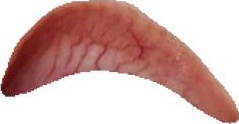
#> input picture app/prediction/DHA-prediction-2/datasets/unet/train/2612.jpg, 239 x 124 px; its folder holds only this picture in this run
$ python cropped.py
#> lines starting #> are read from the running program, lines starting #| are printed output that depends on the picture; after the words box and inside, x2 and y2 are one past the last pixel; in counts of white or black regions, pixels touching at a corner belong together
import cv2
import numpy as np
import os


#非白区域最小外接矩阵裁剪
def cropped_image2(filename):
#> called with filename = './datasets/unet/train/2612.jpg'
    image = cv2.imread(filename)
#> image is the input picture: shape (124, 239, 3); mean B, G, R 171, 175.1, 209.9
    gray = cv2.cvtColor(image, cv2.COLOR_BGR2GRAY)
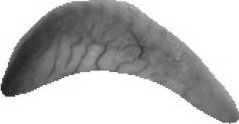
#> gray: shape (124, 239); min 25, max 255, mean 185

    # 使用阈值将非白色区域设为255（白色），其他区域设为0（黑色）
    _, threshold = cv2.threshold(gray, 200, 255, cv2.THRESH_BINARY_INV)
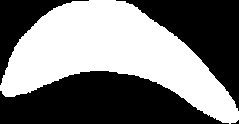
#> threshold: shape (124, 239); 47.6% white; 1 white region
    # 寻找非白色区域的轮廓
    contours, _ = cv2.findContours(threshold, cv2.RETR_EXTERNAL, cv2.CHAIN_APPROX_SIMPLE)
#> contours = 1 contour; box (x1, y1, x2, y2) and area: (0, 0, 239, 124) 13812

    if contours:
        largest_contour = max(contours, key=cv2.contourArea)
#> largest_contour = contour of 251 points, box (x1, y1, x2, y2) (0, 0, 239, 124), area 13812
        x, y, w, h = cv2.boundingRect(largest_contour)
#> x = 0; y = 0; w = 239; h = 124
        # 裁剪图像
        cropped_image = image[y:y+h, x:x+w]
        return cropped_image,True
    else:
        return None, False

input_folder = "./datasets/unet/train/"
output_folder = "./datasets/unet/train_crop/"
os.makedirs(output_folder, exist_ok=True)
for filename in os.listdir(input_folder):
    if filename.endswith(".jpg") :
        # 构建图像文件的完整路径
        input_path = os.path.join(input_folder, filename)
        # 读取图像
        # image = cv2.imread(input_path)
        crop_image,result=cropped_image2(input_path)
#> result = True
        if result:

            output_path = os.path.join(output_folder, filename)
            print(output_path)

        # 保存裁剪后的图像
            cv2.imwrite(output_path, crop_image)
        else:
            continue

$ run again, on app/prediction/DHA-prediction-2/datasets/unet/train/7377.jpg
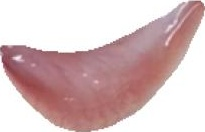
#> input picture app/prediction/DHA-prediction-2/datasets/unet/train/7377.jpg, 205 x 132 px
#> in cropped_image2, image is the input picture: shape (132, 205, 3); mean B, G, R 189.7, 188.6, 214.2
#> in cropped_image2, `gray = cv2.cvtColor(image, cv2.COLOR_BGR2GRAY)`:
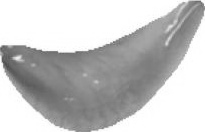
#> gray: shape (132, 205); min 77, max 255, mean 196.4
#> in cropped_image2, `_, threshold = cv2.threshold(gray, 200, 255, cv2.THRESH_BINARY_INV)`:
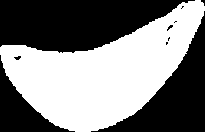
#> threshold: shape (132, 205); 49.7% white; 1 white region
#> contours = 1 contour; box (x1, y1, x2, y2) and area: (0, 0, 205, 132) 13237
#> largest_contour = contour of 227 points, box (x1, y1, x2, y2) (0, 0, 205, 132), area 13237
#> x = 0; w = 205; h = 132
#> result = True
